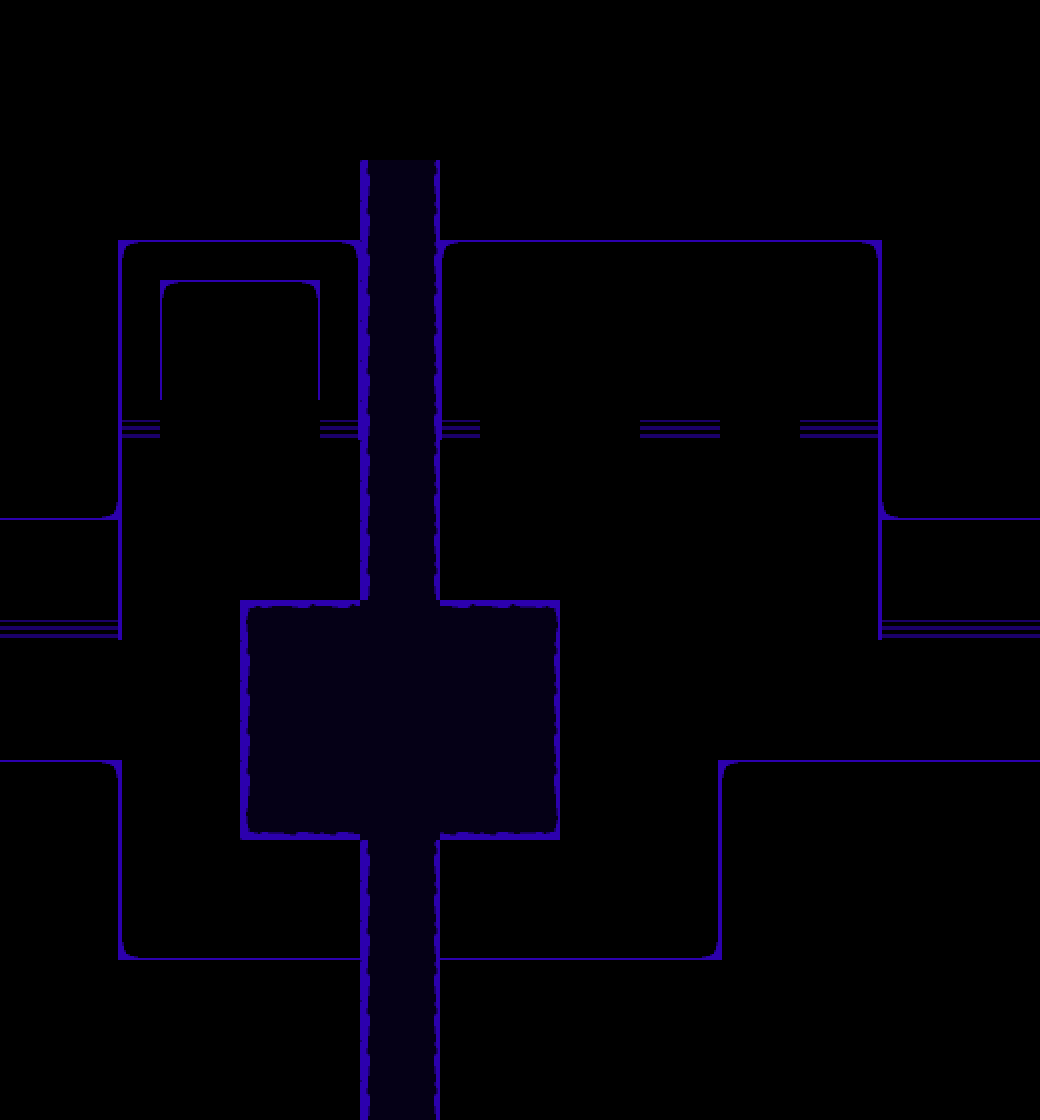

Rendered tile map (Tiled .tmx) drawn with the repository's tilesets; below, a short description and the full map source, tile grids included:
An orthogonal 26x28 tile map with 40x40 px tiles, 1 tile layer (Tile Layer 1), 4 tilesets and 44 objects (2x transition, 2x interactable, script, npc, sprite, ...).

<map version="1.10" tiledversion="1.10.2" orientation="orthogonal" renderorder="right-down" width="26" height="28" tilewidth="40" tileheight="40" infinite="0" nextlayerid="6" nextobjectid="91">
 <editorsettings>
  <export target="devhotel_lobby.lua" format="lua" />
 </editorsettings>
 <properties>
  <property name="border" value="dev" />
  <property name="music" value="devhotel" />
 </properties>
 <tileset firstgid="1" source="../../tilesets/devroom.tsx" />
 <tileset firstgid="73" source="../../tilesets/hoteldoors.tsx" />
 <tileset firstgid="81" source="../../tilesets/city_alleyway.tsx" />
 <tileset firstgid="396" source="../../tilesets/devroom-objects.tsx" />
 <layer id="1" name="Tile Layer 1" width="26" height="28">
  <data encoding="csv">
8,8,8,8,8,8,8,8,8,8,8,8,8,8,8,8,8,8,8,8,8,8,8,8,8,8,
8,8,8,8,8,8,8,8,8,8,8,8,8,8,8,8,8,8,8,8,8,8,8,8,8,8,
8,8,8,8,8,8,8,8,8,8,8,8,8,8,8,8,8,8,8,8,8,8,8,8,8,8,
8,8,8,8,8,8,8,8,8,8,8,8,8,8,8,8,8,8,8,8,8,8,8,8,8,8,
8,8,8,8,8,8,8,8,8,25,27,8,8,8,8,8,8,8,8,8,8,8,8,8,8,8,
8,8,8,8,8,8,8,8,8,25,27,8,8,8,8,8,8,8,8,8,8,8,8,8,8,8,
8,8,9,1,2,2,2,2,3,25,27,1,2,2,2,2,2,2,2,2,2,3,7,8,8,8,
8,8,9,7,1,2,2,3,9,25,27,7,8,8,8,8,8,8,8,8,8,9,7,8,8,8,
8,8,9,7,7,8,8,9,9,25,27,7,8,8,8,8,8,8,8,8,8,9,7,8,8,8,
8,8,9,7,7,8,8,9,9,25,27,7,8,8,8,8,8,8,8,8,8,9,7,8,8,8,
8,8,9,4,8,8,8,8,6,25,27,4,8,8,8,8,5,5,8,8,5,6,7,8,8,8,
8,8,9,7,8,8,8,8,8,25,27,8,8,8,8,8,8,8,8,8,8,9,7,8,8,8,
14,14,15,7,8,8,8,8,8,25,27,8,8,8,8,8,8,8,8,8,8,9,13,14,14,14,
8,8,9,7,8,8,8,8,8,25,27,8,8,8,8,8,8,8,8,8,8,9,7,8,8,8,
8,8,9,7,8,8,8,8,8,25,27,8,8,8,8,8,8,8,8,8,8,9,7,8,8,8,
5,5,6,7,8,8,19,20,20,26,26,20,20,21,8,8,8,8,8,8,8,9,4,5,5,5,
8,8,8,8,8,8,25,26,26,26,26,26,26,27,8,8,8,8,8,8,8,8,8,8,8,8,
8,8,8,8,8,8,25,26,26,26,26,26,26,27,8,8,8,8,8,8,8,8,8,8,8,8,
8,8,8,8,8,8,25,26,26,26,26,26,26,27,8,8,8,8,8,8,8,8,8,8,8,8,
2,2,3,7,8,8,25,26,26,26,26,26,26,27,8,8,8,9,1,2,2,2,2,2,2,2,
8,8,9,7,8,8,31,32,32,26,26,32,32,33,8,8,8,9,7,8,8,8,8,8,8,8,
8,8,9,7,8,8,8,8,8,25,27,8,8,8,8,8,8,9,7,8,8,8,8,8,8,8,
8,8,9,7,8,8,8,8,8,25,27,8,8,8,8,8,8,9,7,8,8,8,8,8,8,8,
8,8,9,13,14,14,14,14,14,25,27,14,14,14,14,14,14,15,7,8,8,8,8,8,8,8,
8,8,8,8,8,8,8,8,8,25,27,8,8,8,8,8,8,8,8,8,8,8,8,8,8,8,
8,8,8,8,8,8,8,8,8,25,27,8,8,8,8,8,8,8,8,8,8,8,8,8,8,8,
8,8,8,8,8,8,8,8,8,25,27,8,8,8,8,8,8,8,8,8,8,8,8,8,8,8,
8,8,8,8,8,8,8,8,8,25,27,8,8,8,8,8,8,8,8,8,8,8,8,8,8,8
</data>
 </layer>
 <objectgroup color="#0000ff" id="2" name="collision">
  <object id="26" x="440" y="40" width="40" height="400" />
  <object id="27" x="320" y="40" width="40" height="400" />
  <object id="28" x="640" y="400" width="80" height="40" />
  <object id="29" x="800" y="400" width="80" height="40" />
  <object id="33" x="0" y="400" width="120" height="240" />
  <object id="34" x="880" y="400" width="160" height="240" />
  <object id="36" x="720" y="760" width="320" height="40" />
  <object id="37" x="720" y="800" width="40" height="160" />
  <object id="38" x="440" y="960" width="320" height="40" />
  <object id="39" x="0" y="760" width="120" height="40" />
  <object id="40" x="80" y="800" width="40" height="160" />
  <object id="41" x="80" y="960" width="280" height="40" />
  <object id="42" x="320" y="1000" width="40" height="120" />
  <object id="56" x="0" y="640" width="40" height="120" />
  <object id="58" x="440" y="1000" width="40" height="120" />
  <object id="72" x="480" y="400" width="160" height="40" />
  <object id="73" x="720" y="400" width="80" height="40" />
  <object id="74" x="120" y="400" width="200" height="40" />
 </objectgroup>
 <objectgroup id="3" name="objects_props">
  <object id="79" gid="419" x="140" y="440" width="200" height="60" />
  <object id="80" gid="417" x="720" y="440" width="80" height="120" />
  <object id="81" gid="433" x="480" y="440" width="160" height="120" />
  <object id="85" gid="417" x="360" y="160" width="80" height="120" />
 </objectgroup>
 <objectgroup color="#ff00ff" id="4" name="objects">
  <object id="44" name="script" x="1020" y="640" width="40" height="120">
   <properties>
    <property name="cutscene" value="devhotel.hallwayrng" />
    <property name="once" type="bool" value="false" />
   </properties>
  </object>
  <object id="47" name="transition" x="320" y="112" width="160" height="40">
   <properties>
    <property name="map" value="devhotel/devdiner/devroom" />
    <property name="marker" value="entry2" />
   </properties>
  </object>
  <object id="53" gid="309" x="0" y="680" width="40" height="40" />
  <object id="54" gid="309" x="0" y="720" width="40" height="40" />
  <object id="55" gid="309" x="0" y="760" width="40" height="40" />
  <object id="66" gid="309" x="480" y="440" width="40" height="40" />
  <object id="67" gid="309" x="520" y="440" width="40" height="40" />
  <object id="68" gid="309" x="560" y="440" width="40" height="40" />
  <object id="69" gid="309" x="600" y="440" width="40" height="40" />
  <object id="70" gid="309" x="720" y="440" width="40" height="40" />
  <object id="71" gid="309" x="760" y="440" width="40" height="40" />
  <object id="76" name="interactable" x="80" y="600" width="40" height="40">
   <properties>
    <property name="solid" type="bool" value="true" />
    <property name="text1">* The breakfast buffet 
is the way! -Sci</property>
    <property name="text2">* Of course, 
only open at the start of the day... -Sci</property>
   </properties>
  </object>
  <object id="77" gid="438" x="80" y="640" width="40" height="40" />
  <object id="78" gid="436" x="320" y="760" width="162" height="78" />
  <object id="83" name="npc" x="840" y="460">
   <properties>
    <property name="actor" value="marcy" />
    <property name="cutscene" value="devhotel_room_003.marcy_pre" />
    <property name="flagcheck" value="!acj_marcy" />
   </properties>
   <point />
  </object>
  <object id="86" name="transition" x="360" y="1112" width="80" height="40">
   <properties>
    <property name="map" value="devhotel/exterior" />
    <property name="marker" value="entry_diner" />
   </properties>
  </object>
  <object id="89" name="sprite" x="664.25" y="385">
   <properties>
    <property name="speed" type="int" value="-1" />
    <property name="texture" value="world/maps/devroom/pc" />
   </properties>
   <point />
  </object>
  <object id="90" name="interactable" x="654.25" y="385" width="50" height="66.75">
   <properties>
    <property name="cutscene" value="pc" />
    <property name="solid" type="bool" value="true" />
   </properties>
  </object>
 </objectgroup>
 <objectgroup color="#7f00ff" id="5" name="markers">
  <object id="45" name="entryleft" x="980" y="720">
   <point />
  </object>
  <object id="48" name="spawn" x="400" y="840">
   <point />
  </object>
  <object id="82" name="north" x="400" y="200">
   <point />
  </object>
  <object id="87" name="south" x="400" y="1080">
   <point />
  </object>
 </objectgroup>
</map>
